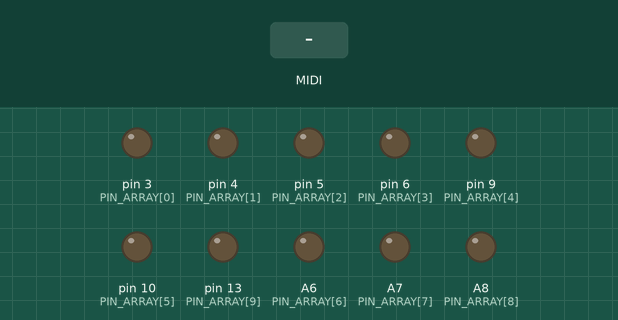
A sketch run on a simulated Teensy 4. Shown: output pins drawn as LEDs (lit = HIGH). Inputs (shaded band) come from the test bench.

Above: at 6.2 s.
6.3 s: MIDI note 48 received
At 6.45 s:
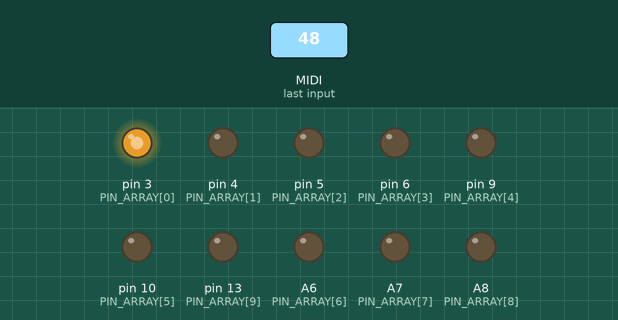
8.1 s: MIDI note 60 received
At 8.25 s:
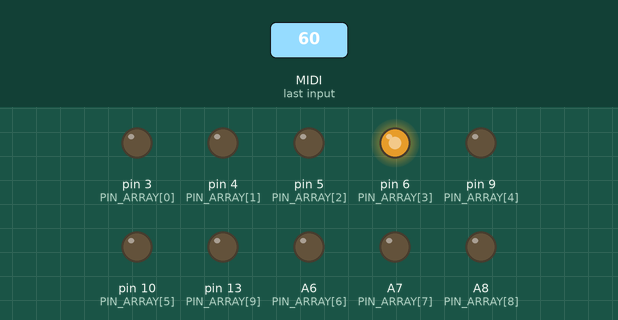
9.9 s: MIDI note 64 received
At 10.05 s:
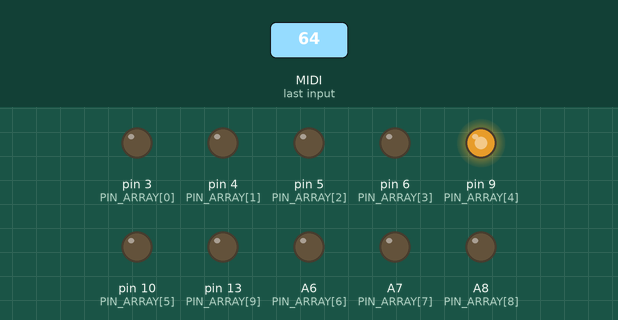
11.7 s: MIDI note 67 received
At 11.85 s:
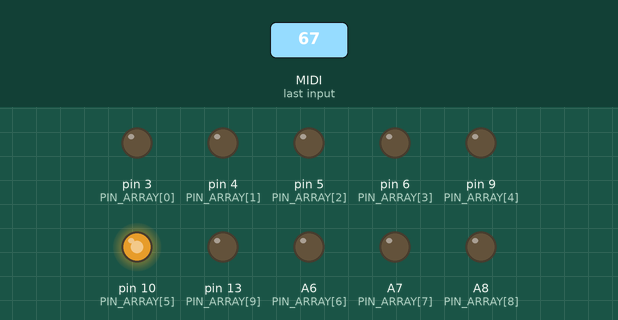
Timing chart, 0 to 14.5 s (numbered marks = the images above; inputs shaded):
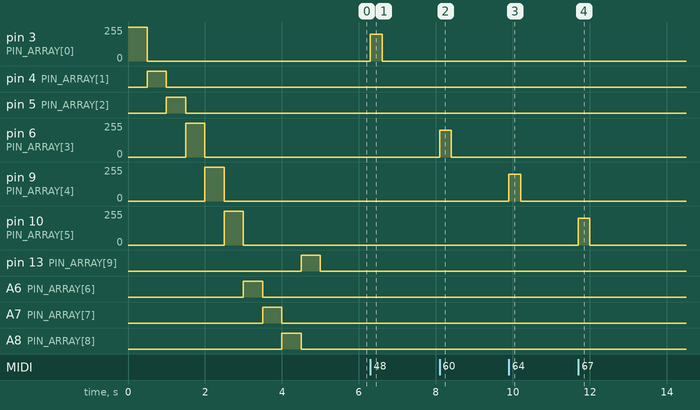

The sketch:

teensy_karel.ino
```cpp
const byte NCHANNELS = 10;
const byte PIN_ARRAY[] = {3,4,5,6,9,10,20,21,22,13};
const byte NOTE_ARRAY[] = {48,52,55,60,64,67,72,76,79,84};
const byte CTRL_ARRAY[] = {48,52,55,60,64,67,72,76,79,84};
int pin_values[] = {0,0,0,0,0,0,0,0,0,0};

void setup() {
  for (byte channel = 0; channel < NCHANNELS; channel++){
    pinMode(PIN_ARRAY[channel], OUTPUT);
    analogWrite(PIN_ARRAY[channel], 256);
    delay(500);
    analogWrite(PIN_ARRAY[channel], pin_values[channel]);
  }

  usbMIDI.setHandleNoteOn(OnNoteOn);
  usbMIDI.setHandleNoteOff(OnNoteOff);
  usbMIDI.setHandleVelocityChange(OnVelocityChange);
  usbMIDI.setHandleControlChange(OnControlChange);
}

void loop() {

  Serial.begin(115200);
  usbMIDI.read();

  for (byte channel = 0; channel < NCHANNELS; channel++) {
    analogWrite(PIN_ARRAY[channel], pin_values[channel]);
  }
}

void OnNoteOn(byte channel, byte note, byte velocity) {
  for (byte n = 0; n < NCHANNELS; n++) {
    if (note == NOTE_ARRAY[n]) {
      pin_values[n] = velocity / 127. * 256.;
    }
    if (note == 36) {
      pin_values[n] = 0;
    }
  }
}

void OnNoteOff(byte channel, byte note, byte velocity) {
  for (byte n = 0; n < NCHANNELS; n++) {
    if (note == NOTE_ARRAY[n]) {
      pin_values[n] = 0;
    }
  }
}

void OnVelocityChange(byte channel, byte note, byte velocity) {
  for (byte n = 0; n < NCHANNELS; n++) {
    if (note == NOTE_ARRAY[n]) {
      pin_values[n] = velocity / 127. * 256.;
    }
  }
}

void OnControlChange(byte channel, byte controller, byte value) {
  for (byte c = 0; c < NCHANNELS; c++) {
    if (controller == CTRL_ARRAY[c]) {
      pin_values[c] = value / 127. * 256.;
    }
  }
}
```

Measured:
- after the input at 6.3 s, pin 3 (PIN_ARRAY[0]): 0/255 → 201/255 at once, → 0/255 0.30 s later
- after the input at 8.1 s, pin 6 (PIN_ARRAY[3]): 0/255 → 201/255 at once, → 0/255 0.30 s later
- after the input at 9.9 s, pin 9 (PIN_ARRAY[4]): 0/255 → 201/255 at once, → 0/255 0.30 s later
- after the input at 11.7 s, pin 10 (PIN_ARRAY[5]): 0/255 → 201/255 at once, → 0/255 0.30 s later
